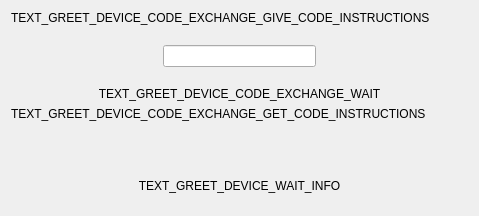
<?xml version="1.0" encoding="UTF-8"?>
<ui version="4.0">
 <class>GreetDeviceCodeExchangeWidget</class>
 <widget class="QWidget" name="GreetDeviceCodeExchangeWidget">
  <property name="geometry">
   <rect>
    <x>0</x>
    <y>0</y>
    <width>479</width>
    <height>216</height>
   </rect>
  </property>
  <property name="windowTitle">
   <string>Form</string>
  </property>
  <layout class="QVBoxLayout" name="verticalLayout">
   <item>
    <widget class="QWidget" name="widget_greeter_code" native="true">
     <property name="enabled">
      <bool>true</bool>
     </property>
     <layout class="QVBoxLayout" name="verticalLayout_2">
      <property name="spacing">
       <number>20</number>
      </property>
      <property name="leftMargin">
       <number>0</number>
      </property>
      <property name="topMargin">
       <number>0</number>
      </property>
      <property name="rightMargin">
       <number>0</number>
      </property>
      <property name="bottomMargin">
       <number>0</number>
      </property>
      <item>
       <widget class="QLabel" name="label_2">
        <property name="text">
         <string>TEXT_GREET_DEVICE_CODE_EXCHANGE_GIVE_CODE_INSTRUCTIONS</string>
        </property>
        <property name="wordWrap">
         <bool>true</bool>
        </property>
       </widget>
      </item>
      <item>
       <layout class="QHBoxLayout" name="horizontalLayout">
        <item>
         <spacer name="horizontalSpacer_3">
          <property name="orientation">
           <enum>Qt::Horizontal</enum>
          </property>
          <property name="sizeHint" stdset="0">
           <size>
            <width>40</width>
            <height>20</height>
           </size>
          </property>
         </spacer>
        </item>
        <item>
         <widget class="QLineEdit" name="line_edit_greeter_code">
          <property name="alignment">
           <set>Qt::AlignCenter</set>
          </property>
          <property name="readOnly">
           <bool>true</bool>
          </property>
         </widget>
        </item>
        <item>
         <spacer name="horizontalSpacer_4">
          <property name="orientation">
           <enum>Qt::Horizontal</enum>
          </property>
          <property name="sizeHint" stdset="0">
           <size>
            <width>40</width>
            <height>20</height>
           </size>
          </property>
         </spacer>
        </item>
       </layout>
      </item>
      <item>
       <widget class="QLabel" name="label_wait">
        <property name="text">
         <string>TEXT_GREET_DEVICE_CODE_EXCHANGE_WAIT</string>
        </property>
        <property name="alignment">
         <set>Qt::AlignCenter</set>
        </property>
        <property name="wordWrap">
         <bool>true</bool>
        </property>
       </widget>
      </item>
     </layout>
    </widget>
   </item>
   <item>
    <widget class="QWidget" name="widget_claimer_code" native="true">
     <property name="enabled">
      <bool>true</bool>
     </property>
     <layout class="QVBoxLayout" name="verticalLayout_3">
      <property name="spacing">
       <number>20</number>
      </property>
      <property name="leftMargin">
       <number>0</number>
      </property>
      <property name="topMargin">
       <number>0</number>
      </property>
      <property name="rightMargin">
       <number>0</number>
      </property>
      <property name="bottomMargin">
       <number>0</number>
      </property>
      <item>
       <widget class="QLabel" name="label_3">
        <property name="lineWidth">
         <number>0</number>
        </property>
        <property name="text">
         <string>TEXT_GREET_DEVICE_CODE_EXCHANGE_GET_CODE_INSTRUCTIONS</string>
        </property>
        <property name="wordWrap">
         <bool>true</bool>
        </property>
       </widget>
      </item>
      <item>
       <layout class="QHBoxLayout" name="layout">
        <property name="rightMargin">
         <number>0</number>
        </property>
        <item>
         <spacer name="horizontalSpacer">
          <property name="orientation">
           <enum>Qt::Horizontal</enum>
          </property>
          <property name="sizeHint" stdset="0">
           <size>
            <width>40</width>
            <height>20</height>
           </size>
          </property>
         </spacer>
        </item>
        <item>
         <widget class="CodeInputWidget" name="code_input_widget" native="true"/>
        </item>
        <item>
         <spacer name="horizontalSpacer_2">
          <property name="orientation">
           <enum>Qt::Horizontal</enum>
          </property>
          <property name="sizeHint" stdset="0">
           <size>
            <width>40</width>
            <height>20</height>
           </size>
          </property>
         </spacer>
        </item>
       </layout>
      </item>
     </layout>
    </widget>
   </item>
   <item>
    <widget class="QLabel" name="label_wait_info">
     <property name="text">
      <string>TEXT_GREET_DEVICE_WAIT_INFO</string>
     </property>
     <property name="alignment">
      <set>Qt::AlignCenter</set>
     </property>
    </widget>
   </item>
  </layout>
 </widget>
 <customwidgets>
  <customwidget>
   <class>CodeInputWidget</class>
   <extends>QWidget</extends>
   <header>parsec.core.gui.custom_widgets</header>
   <container>1</container>
  </customwidget>
 </customwidgets>
 <resources/>
 <connections/>
</ui>
